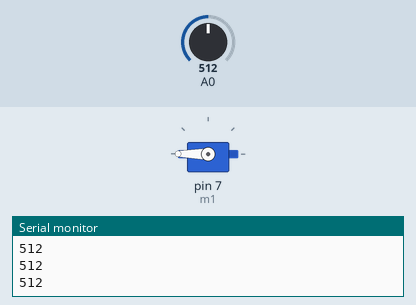
Recording of a sketch running on a simulated Arduino Uno, built with avr-gcc and run on an emulated ATmega328P. Shown: servo, the last lines printed to the serial monitor. Inputs (shaded band) come from the test bench; at power-on: A0 = 512.

Above: at 1.2 s.
1.3 s: A0 set to 49
2.8 s: A0 set to 39
At 3.25 s:
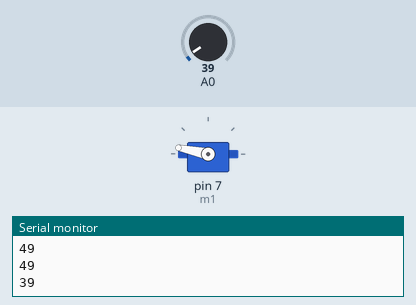
5.8 s: A0 set to 55
At 6.05 s:
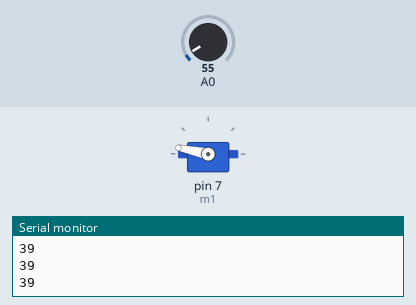
7.4 s: A0 set to 35
At 8.2 s:
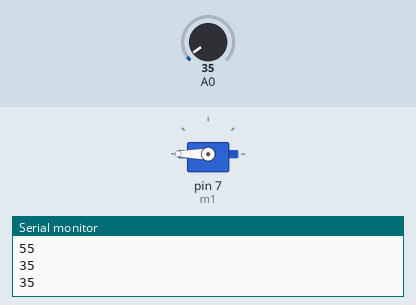
Timing chart, 0 to 11.4 s (numbered marks = the images above; inputs shaded):
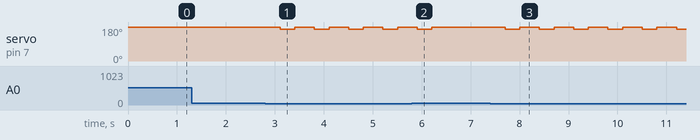

The sketch:

Dino.ino
```cpp
#include <Servo.h>

Servo m1;
int val;


void setup() {
  m1.attach(7);
   m1.write(180);
  Serial.begin(9600);
  }

void loop() {
  // put your main code here, to run repeatedly:
  val = analogRead(A0);
  Serial.println(val);
  if (val < 45){
    delay(300);
    space();
    delay(100);
  }


}

void space(){

  m1.write(168);
  delay(300);
  m1.write(180);

}
```

Measured:
- the behaviour switches between 45 and 44 on A0 (found by bisection; images 0 and 1)
- after the input at 2.8 s, servo on pin 7 (m1): alternates 180° for 0.40 s and 168° for 0.30 s, starting after 0.31 s
- after the input at 5.8 s, servo on pin 7 (m1): goes on until 6.2 s, then stays 180°
- after the input at 7.4 s, servo on pin 7 (m1): alternates 180° for 0.40 s and 168° for 0.30 s, starting after 0.31 s
